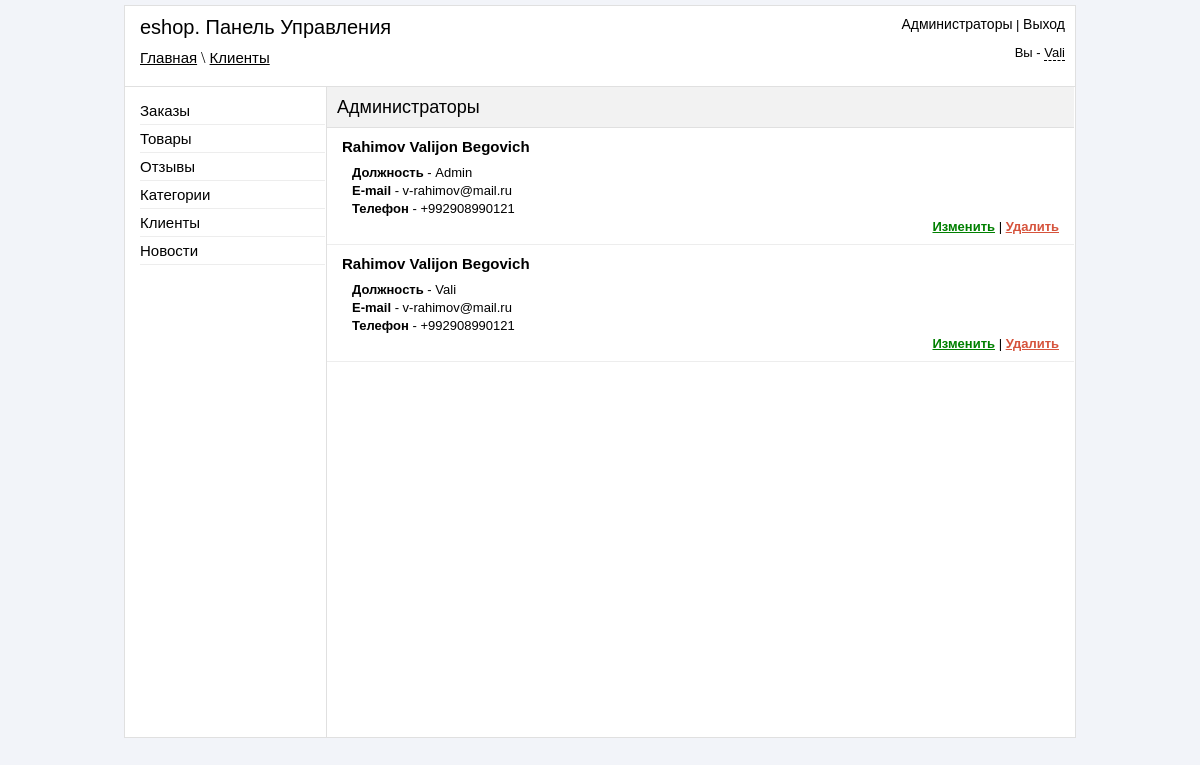
The page /admin/administrators.php (signed in) on the database as committed earlier.
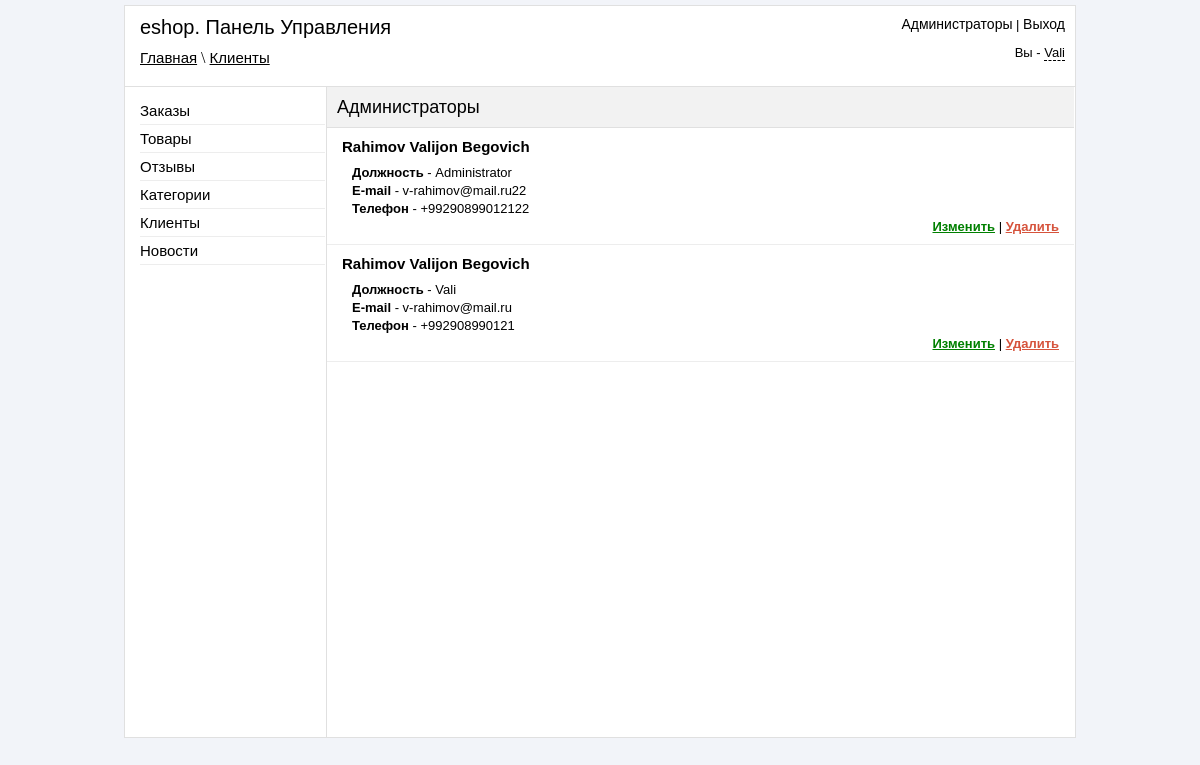
The same page on the database as committed later.
### tables this page shows
CREATE TABLE IF NOT EXISTS `reg_admin` (
  `id` int(11) NOT NULL AUTO_INCREMENT,
  `login` varchar(255) NOT NULL,
  `pass` varchar(255) NOT NULL,
  `fio` text NOT NULL,
  `role` varchar(255) NOT NULL,
  `email` varchar(50) NOT NULL,
  `phone` varchar(50) NOT NULL,
  `view_orders` int(11) NOT NULL DEFAULT '0',
  `accept_orders` int(11) NOT NULL DEFAULT '0',
  `delete_orders` int(11) NOT NULL DEFAULT '0',
  `add_tovar` int(11) NOT NULL DEFAULT '0',
  `edit_tovar` int(11) NOT NULL DEFAULT '0',
  `delete_tovar` int(11) NOT NULL DEFAULT '0',
  `accept_reviews` int(11) NOT NULL DEFAULT '0',
  `delete_reviews` int(11) NOT NULL DEFAULT '0',
  `view_clients` int(11) NOT NULL DEFAULT '0',
  `delete_clients` int(11) NOT NULL DEFAULT '0',
  `add_news` int(11) NOT NULL DEFAULT '0',
  `delete_news` int(11) NOT NULL DEFAULT '0',
  `add_category` int(11) NOT NULL DEFAULT '0',
  `delete_category` int(11) NOT NULL DEFAULT '0',
  `view_admin` int(11) NOT NULL DEFAULT '0',
  PRIMARY KEY (`id`)
);

### admin/administrators.php (the view, shortened to what this page needs)
<?php
if ($_SESSION['auth_admin'] == "yes_auth")
{
	include 'include/db_connect.php';
?>
<!DOCTYPE html>
<html>
<head>
	<link rel="stylesheet" href="css/reset.css">
	<link rel="stylesheet" href="css/style.css">
	<link rel="stylesheet" href="jquery_confirm/jquery_confirm.css">
</head>
<body>
	<div id="block-body">
	<?php
		include 'include/block-header.php';
	?>
	<div id="block-content">
		<div id="block-parameters">
			<p id="title-page">Администраторы</p>
		</div>
<?php
$result = mysql_query("SELECT * FROM reg_admin ORDER BY id DESC",$link);
If (mysql_num_rows($result) > 0)
{
$row = mysql_fetch_array($result);
do
{
echo '
<ul id="list-admin" >
<li>
<h3>'.$row["fio"].'</h3>
<p><strong>Должность</strong> - '.$row["role"].'</p>
<p><strong>E-mail</strong> - '.$row["email"].'</p>
<p><strong>Телефон</strong> - '.$row["phone"].'</p>
<p class="links-actions" align="right" ><a class="green" href="edit_administrators.php?id='.$row["id"].'" >Изменить</a> | <a class="delete" rel="administrators.php?id='.$row["id"].'&action=delete" >Удалить</a></p>
</li>
</ul>
';
} while ($row = mysql_fetch_array($result));
}
?>
	</div>
	</div>
</body>
</html>
<?php
	}else
	{
		header("Location: login.php");
	}
?>

### admin/include/block-header.php (shortened to what this page needs)
<div id="block-header">
	<div id="block-header1" >
		<h3>eshop. Панель Управления</h3>
		<p id="link-nav" ><?php echo $_SESSION['urlpage']; ?></p>
	</div>
	<div id="block-header2" >
		<p align="right"><a href="administrators.php" >Администраторы</a> | <a href="?logout">Выход</a></p>
		<p align="right">Вы - <span><?php echo $_SESSION['admin_role']; ?></span></p>
	</div>
</div>
<div id="left-nav">
	<ul>
		<li><a href="orders.php">Заказы</a><?php echo $count_str1; ?></li>
		<li><a href="tovar.php">Товары</a></li>
		<li><a href="reviews.php">Отзывы</a><?php echo $count_str2; ?></li>
		<li><a href="category.php">Категории</a></li>
		<li><a href="clients.php">Клиенты</a></li>
		<li><a href="news.php">Новости</a></li>
	</ul>
</div>

### admin/css/style.css (style rules this page uses)
body { background-color: #f2f4f9; }
#block-body { width: 950px; margin: 5px auto; background-color: white; border: 1px solid #e0e0e0; }
#block-header { width: 950px; height: 80px; border-bottom: 1px solid #e0e0e0; }
#block-header1 { width: 300px; float: left; }
#block-header1 h3 { font: 20px sans-serif; margin-left: 15px; margin-top: 10px; margin-bottom: 5px; }
#block-header1 p { margin-left: 15px; margin-top: 10px; }
#block-header1 a { font: 15px sans-serif; color: black; }
#block-header2 { width: 300px; float: right; }
#block-header2 p { margin-top: 10px; margin-right: 10px; font: 13px sans-serif; }
#block-header2 a { font: 14px sans-serif; text-decoration: none; color: black; }
#block-header2 span { border-bottom: 1px dashed black; }
#left-nav { width: 200px; height: auto; min-height: 200px; position: absolute; }
#left-nav ul { margin-top: 10px; }
#left-nav li { margin-left: 15px; padding-top: 5px; padding-bottom: 5px; border-bottom: 1px solid #EDEDED; }
#left-nav a { font: 15px sans-serif; text-decoration: none; color: black; }
#block-content { width: 747px; min-height: 650px; height: auto; margin-left: 201px; border-left: 1px solid #e0e0e0; }
#block-parameters { height: 40px; border-bottom: 1px solid #e0e0e0; background-color: #f2f2f2; }
#title-page { font: 18px sans-serif; margin-top: 10px; margin-left: 10px; position: absolute; }
.delete { font:bold 13px sans-serif; color: #d6533c; cursor: pointer; text-decoration: underline; }
.green { font:bold 13px sans-serif; color: green; }
.links-actions { margin-right: 15px; }
#list-admin li { border-bottom: 1px solid #ededed; padding-bottom: 10px; }
#list-admin h3 { font: bold 15px sans-serif; margin-top: 10px; margin-bottom: 10px; margin-left: 15px; }
#list-admin p { font: 13px sans-serif; margin-top: 3px; margin-left: 25px; margin-bottom: 0; }

Rows that differ between the two databases and show on the page:
changed reg_admin: role "Admin" → "Administrator"; email "v-rahimov@mail.ru" → "v-rahimov@mail.ru22"; phone "+992908990121" → "+99290899012122"
